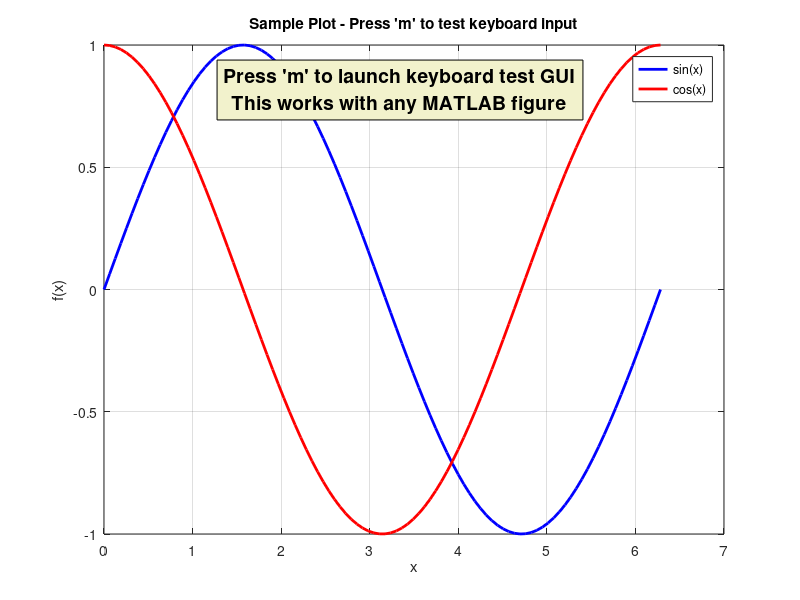

The MATLAB source for this figure: (Note: this script raises an error after producing the figure.)
function demo_keypress_launcher()
    % DEMO_KEYPRESS_LAUNCHER - Demonstrates the keyboard test launcher
    %
    % This function creates a sample figure and adds the keyboard test launcher
    % to it. When the user presses 'm' on the figure, the keyboard test GUI
    % will be launched.
    %
    % Usage:
    %   demo_keypress_launcher();
    
    % Create a sample figure
    fig = figure('Name', 'Demo: Press ''m'' to launch keyboard test', ...
                'NumberTitle', 'off', ...
                'Position', [100, 100, 600, 400]);
    
    % Add some sample content
    ax = axes('Parent', fig);
    x = linspace(0, 2*pi, 100);
    plot(ax, x, sin(x), 'b-', 'LineWidth', 2);
    hold(ax, 'on');
    plot(ax, x, cos(x), 'r-', 'LineWidth', 2);
    hold(ax, 'off');
    
    xlabel(ax, 'x');
    ylabel(ax, 'f(x)');
    title(ax, 'Sample Plot - Press ''m'' to test keyboard input');
    legend(ax, 'sin(x)', 'cos(x)');
    grid(ax, 'on');
    
    % Add instructions text
    textAxes = axes('Parent', fig, ...
                   'Position', [0.25, 0.8, 0.5, 0.1], ...
                   'Visible', 'off');
    
    text(0.5, 0.5, {'Press ''m'' to launch keyboard test GUI', ...
                    'This works with any MATLAB figure'}, ...
         'Parent', textAxes, ...
         'HorizontalAlignment', 'center', ...
         'FontSize', 14, ...
         'FontWeight', 'bold', ...
         'BackgroundColor', [0.95, 0.95, 0.8], ...
         'EdgeColor', 'black', ...
         'Margin', 5);
    
    % Add the keyboard test launcher to the figure
    add_keypress_launcher(fig);
    
    % Bring figure to front and give it focus
    figure(fig);
    
    % Print instructions to command window
    fprintf('\n=========================================\n');
    fprintf('Keyboard test launcher demo\n');
    fprintf('=========================================\n');
    fprintf('1. Click on the figure to give it focus\n');
    fprintf('2. Press ''m'' to launch the keyboard test GUI\n');
    fprintf('3. Test keyboard input in the new GUI\n');
    fprintf('4. Press ''q'' in the test GUI to close it\n');
    fprintf('   and return to the main figure\n');
    fprintf('=========================================\n\n');
end 
